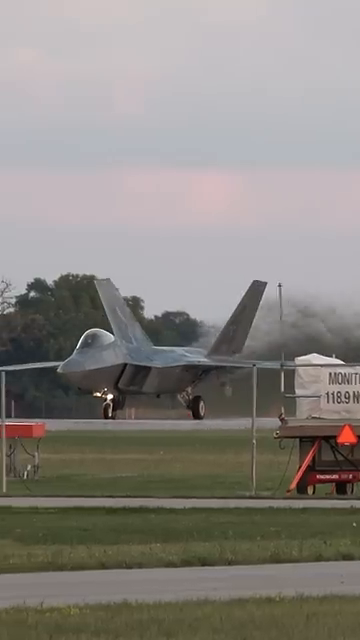
#> input picture asski/frames/frame_0003.png, 360 x 640 px; its folder holds only this picture in this run
$ python image.py
#> lines starting #> are read from the running program, lines starting #| are printed output that depends on the picture
from PIL import Image
import time
import os

def to_img(vid_path,width=60):
#> called with vid_path = 'frames/frame_0003.png', width = 60
    chars = "@%#*+=-:. "
    img = Image.open(vid_path)
#> img is the input picture: PIL image 360x640 RGB; mean R, G, B 138.2, 134.1, 129
    img = img.convert('L')
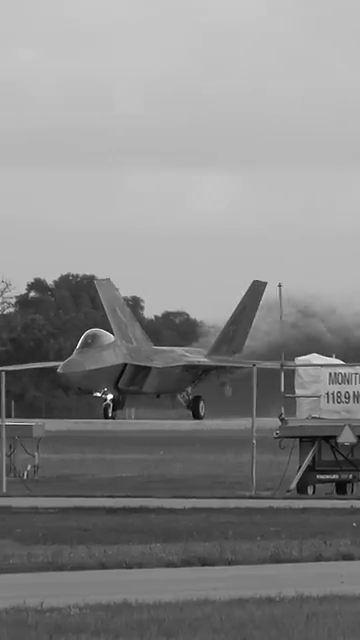
#> img: PIL image 360x640 L; min 1, max 255, mean 134.8
    aspect_raio = img.height / img.width
#> aspect_raio = 1.78
    new_height = int(aspect_raio*width * 0.5)
#> new_height = 53
    img = img.resize((width,new_height))
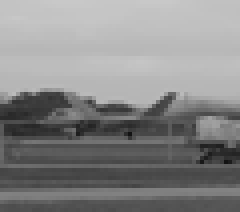
#> img: PIL image 60x53 L (shown 4 times larger); min 19, max 200, mean 134.7

    ascii_str = ""

    for y in range(img.height):
        for x in range(img.width):
            pixel = img.getpixel((x,y))
            ascii_str += chars[pixel * len(chars)//256]
        ascii_str += "\n"
    return ascii_str

frames = sorted([f"frames/{f}" for f in os.listdir("frames") if f.endswith(".png")])

for frame in frames :
    os.system("clear")
    print(to_img(frame))
    time.sleep(0.1)

$ run again, on asski/frames/frame_0025.png
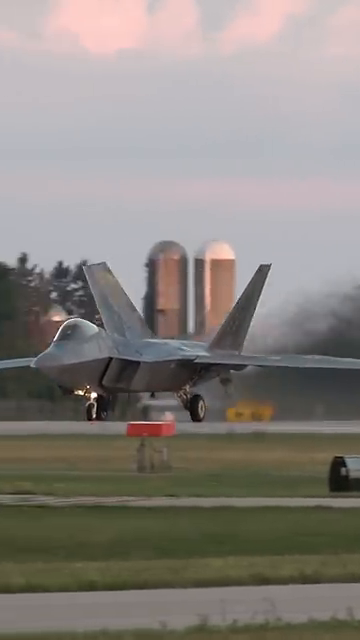
#> input picture asski/frames/frame_0025.png, 360 x 640 px
#> in to_img, img is the input picture: PIL image 360x640 RGB; mean R, G, B 137.1, 131.6, 126.4
#> in to_img, `img = img.convert('L')`:
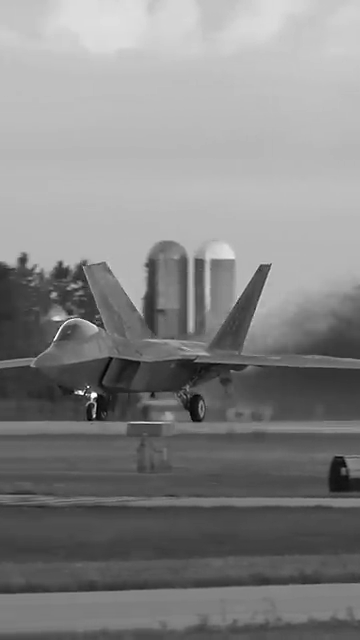
#> img: PIL image 360x640 L; min 0, max 255, mean 132.6
#> in to_img, `img = img.resize((width,new_height))`:
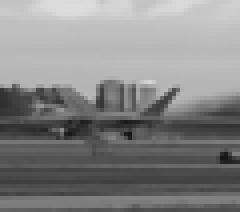
#> img: PIL image 60x53 L (shown 4 times larger); min 20, max 222, mean 132.7

$ run again, on asski/frames/frame_0029.png
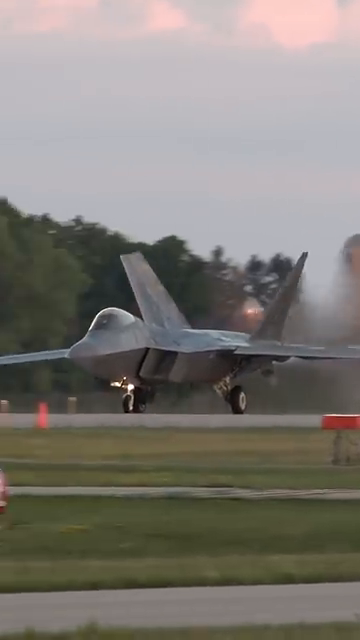
#> input picture asski/frames/frame_0029.png, 360 x 640 px
#> in to_img, img is the input picture: PIL image 360x640 RGB; mean R, G, B 127.9, 123.8, 117.6
#> in to_img, `img = img.convert('L')`:
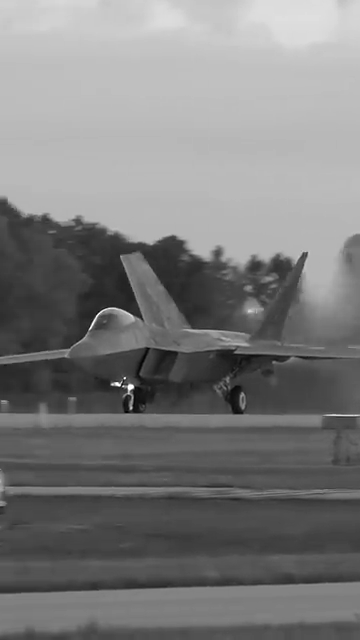
#> img: PIL image 360x640 L; min 2, max 255, mean 124.2
#> in to_img, `img = img.resize((width,new_height))`:
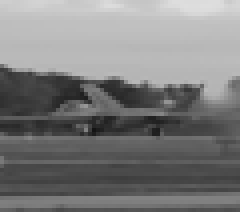
#> img: PIL image 60x53 L (shown 4 times larger); min 20, max 222, mean 124.3

$ run again, on asski/frames/frame_0035.png
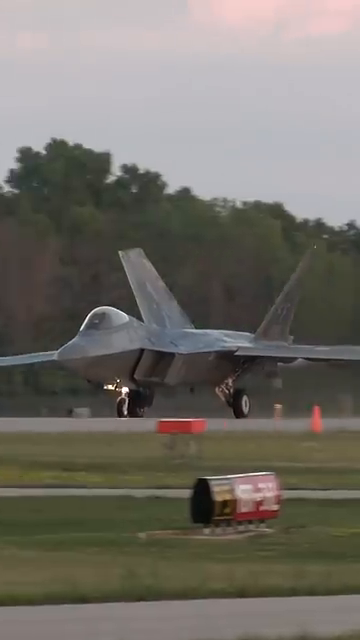
#> input picture asski/frames/frame_0035.png, 360 x 640 px
#> in to_img, img is the input picture: PIL image 360x640 RGB; mean R, G, B 115.5, 111.6, 104.1
#> in to_img, `img = img.convert('L')`:
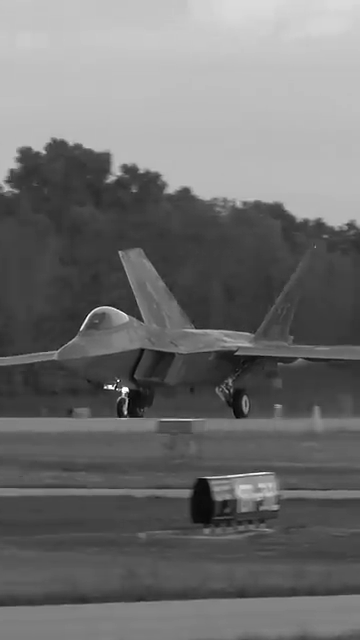
#> img: PIL image 360x640 L; min 0, max 255, mean 111.9
#> in to_img, `img = img.resize((width,new_height))`:
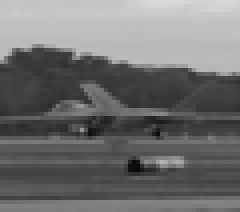
#> img: PIL image 60x53 L (shown 4 times larger); min 8, max 217, mean 111.9

$ run again, on asski/frames/frame_0009.png
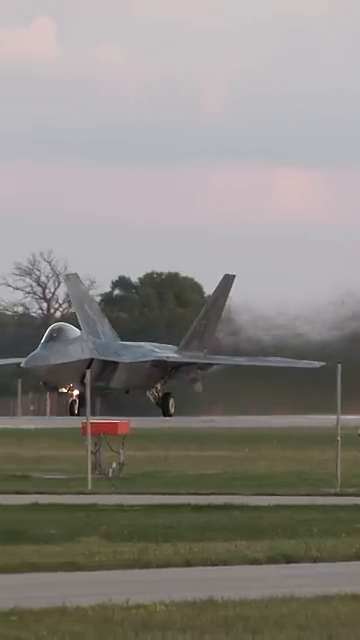
#> input picture asski/frames/frame_0009.png, 360 x 640 px
#> in to_img, img is the input picture: PIL image 360x640 RGB; mean R, G, B 136.8, 133.2, 127.8
#> in to_img, `img = img.convert('L')`:
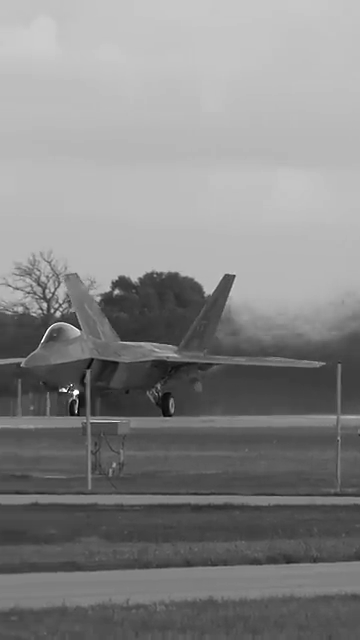
#> img: PIL image 360x640 L; min 0, max 255, mean 133.7
#> in to_img, `img = img.resize((width,new_height))`:
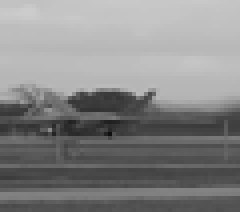
#> img: PIL image 60x53 L (shown 4 times larger); min 15, max 204, mean 133.7
